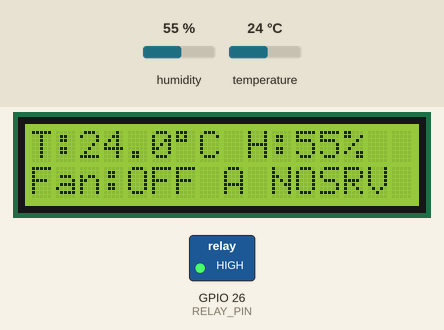
Bench run of a sketch on a simulated ESP32. Parts: 16×2 character LCD, switched loads named in the sketch (green lamp = pin HIGH). Inputs (shaded band) come from the test bench; at power-on: temperature 24 °C, humidity 55 %. WiFi joins after 1.5 s; servers stay silent unless stated; uploads are accepted with an empty reply; EEPROM starts erased; what the sketch prints to the serial monitor is not drawn.

Above: at 4.8 s.
4.9 s: temperature set to 28 °C
At 11.5 s:
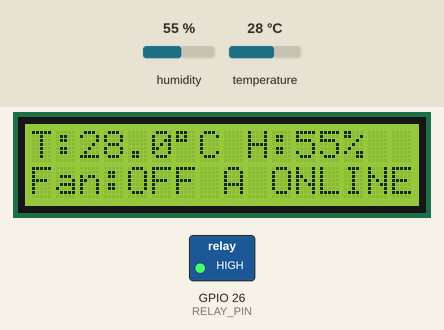
11.7 s: temperature set to 31 °C
At 14.4 s:
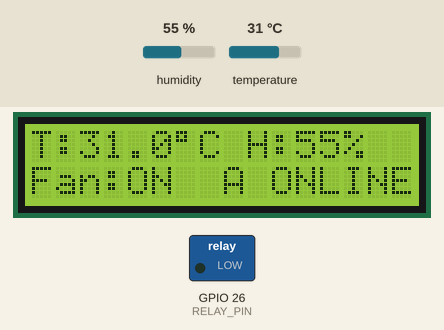
15.1 s: humidity set to 22 %
At 17.5 s:
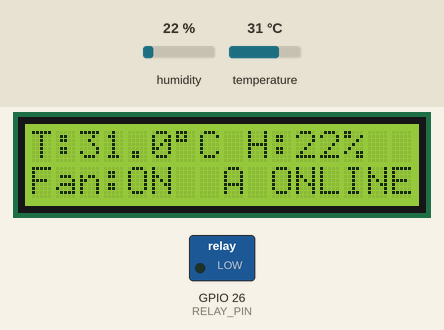
18.3 s: humidity set to 40 %
At 19.4 s:
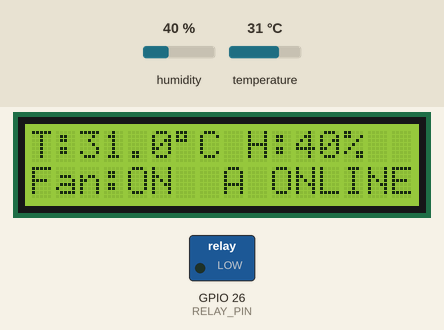
Timing chart, 0 to 21.3 s (numbered marks = the images above; inputs shaded):
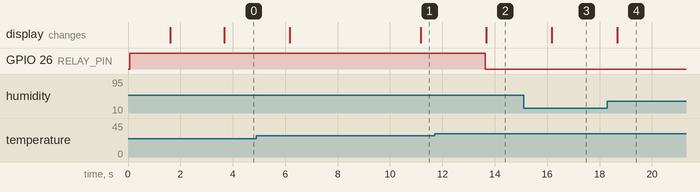

The sketch:

mushroom_house_wifi.ino
```cpp
/*
 * Nong Spore AI - เฟิร์มแวร์ ESP32 (ต่อยอดจาก Mushroom_House.ino)
 * ESP32 + DHT11 (GPIO4) + รีเลย์พัดลม (GPIO26, Active LOW) + LCD I2C 16x2 (SDA21, SCL22)
 *
 * บอร์ดส่งค่าไปยังเซิร์ฟเวอร์ทุก 10 วินาที (POST /api/ingest)
 * แล้วรับค่าตั้งกลับมา ได้แก่โหมด สถานะพัดลมที่สั่ง และเกณฑ์อุณหภูมิ
 * ถ้าเซิร์ฟเวอร์หรือ Wi-Fi ล่ม บอร์ดยังควบคุมพัดลมตามเกณฑ์ล่าสุดได้เอง
 *
 * ไลบรารี: DHT sensor library (Adafruit), LiquidCrystal I2C, ArduinoJson v7
 */
#include <WiFi.h>
#include <HTTPClient.h>
#include <WiFiClientSecure.h>
#include <ArduinoJson.h>
#include <Wire.h>
#include <DHT.h>
#include <LiquidCrystal_I2C.h>
#include <Preferences.h>

// ---------- ตั้งค่า (แก้ตรงนี้) ----------
const char* WIFI_SSID    = "YOUR_WIFI";
const char* WIFI_PASS    = "YOUR_PASSWORD";
const char* SERVER_URL   = "https://nong-spore.onrender.com"; // URL ของเซิร์ฟเวอร์ (ไม่มี / ท้าย)
const char* DEVICE_TOKEN = "PASTE_DEVICE_TOKEN"; // Render > nong-spore > Environment > DEVICE_TOKEN

#define DHTPIN 4
#define DHTTYPE DHT11
#define RELAY_PIN 26
#define READ_EVERY 2500UL
#define PUSH_EVERY 10000UL

LiquidCrystal_I2C lcd(0x27, 16, 2);
DHT dht(DHTPIN, DHTTYPE);
Preferences prefs;

float tempOn = 30.0, tempOff = 28.0;
float temperature = NAN, humidity = NAN;
bool fanState = false, autoMode = true, sensorOk = false, serverOk = false;
unsigned long lastRead = 0, lastPush = 0, lastWifi = 0, fanOnMs = 0, fanSince = 0;

void setFan(bool on) {
  if (on && !fanState) fanSince = millis();
  if (!on && fanState) fanOnMs += millis() - fanSince;
  fanState = on;
  digitalWrite(RELAY_PIN, fanState ? LOW : HIGH);   // Active LOW
}

void saveCfg() {
  prefs.begin("nsa", false);
  prefs.putFloat("on", tempOn); prefs.putFloat("off", tempOff); prefs.putBool("auto", autoMode);
  prefs.end();
}

void lcdShow() {
  lcd.setCursor(0, 0);
  if (!sensorOk) lcd.print("SENSOR ERROR    ");
  else {
    lcd.print("T:"); lcd.print(temperature, 1); lcd.print((char)223);
    lcd.print("C H:"); lcd.print(humidity, 0); lcd.print("%   ");
  }
  lcd.setCursor(0, 1);
  lcd.print("Fan:"); lcd.print(fanState ? "ON " : "OFF");
  lcd.print(autoMode ? " A" : " M");
  lcd.print(WiFi.status() != WL_CONNECTED ? " NOWIFI " : serverOk ? " ONLINE " : " NOSRV  ");
}

void control() {
  if (!sensorOk) { if (autoMode) setFan(false); return; }   // อ่านค่าไม่ได้ ปิดพัดลม (เหมือนเดิม)
  if (autoMode) {
    if (temperature >= tempOn) setFan(true);
    else if (temperature < tempOff) setFan(false);
  }
}

void readSensor() {
  float h = dht.readHumidity(), t = dht.readTemperature();
  sensorOk = !(isnan(h) || isnan(t));
  if (sensorOk) { temperature = t; humidity = h; }
  control();
  if (sensorOk) Serial.printf("Temperature: %.1f C | Humidity: %.0f %% | Fan: %s\n", t, h, fanState ? "ON" : "OFF");
  else Serial.println("SENSOR ERROR");
  lcdShow();
}

void push() {
  if (WiFi.status() != WL_CONNECTED) { serverOk = false; return; }
  JsonDocument d;
  d["sensorOk"] = sensorOk;
  if (sensorOk) { d["temp"] = round(temperature * 10) / 10.0; d["hum"] = round(humidity * 10) / 10.0; }
  d["fan"] = fanState; d["auto"] = autoMode; d["rssi"] = WiFi.RSSI();
  d["uptime"] = millis() / 1000;
  d["fanOnSec"] = (fanOnMs + (fanState ? millis() - fanSince : 0)) / 1000;
  String body; serializeJson(d, body);

  HTTPClient http;
  String url = String(SERVER_URL) + "/api/ingest";
  WiFiClientSecure tls;
  if (url.startsWith("https")) { tls.setInsecure(); http.begin(tls, url); } else http.begin(url);
  http.setTimeout(5000);
  http.addHeader("Content-Type", "application/json");
  http.addHeader("X-Device-Token", DEVICE_TOKEN);
  int code = http.POST(body);
  serverOk = (code == 200);
  if (serverOk) {
    JsonDocument r;
    if (!deserializeJson(r, http.getString())) {
      bool a = r["auto"] | autoMode;
      float on = r["tempOn"] | tempOn, off = r["tempOff"] | tempOff;
      bool changed = (a != autoMode) || on != tempOn || off != tempOff;
      autoMode = a; tempOn = on; tempOff = off;
      if (!autoMode) setFan(r["fan"] | fanState);
      if (changed) { saveCfg(); control(); }
    }
  } else {
    Serial.printf("Server error: %d\n", code);
  }
  http.end();
}

void setup() {
  Serial.begin(115200);
  Wire.begin(21, 22);
  dht.begin();
  lcd.init(); lcd.backlight(); lcd.clear();
  pinMode(RELAY_PIN, OUTPUT);
  digitalWrite(RELAY_PIN, HIGH);

  prefs.begin("nsa", true);
  tempOn = prefs.getFloat("on", 30.0); tempOff = prefs.getFloat("off", 28.0); autoMode = prefs.getBool("auto", true);
  prefs.end();

  lcd.setCursor(0, 0); lcd.print("NONG SPORE AI");
  lcd.setCursor(0, 1); lcd.print("WIFI CONNECT...");
  WiFi.mode(WIFI_STA); WiFi.begin(WIFI_SSID, WIFI_PASS);
  unsigned long t0 = millis();
  while (WiFi.status() != WL_CONNECTED && millis() - t0 < 15000) delay(300);
  lcd.clear();
  if (WiFi.status() == WL_CONNECTED) {
    Serial.print("IP: "); Serial.println(WiFi.localIP());
    lcd.print("WIFI OK"); lcd.setCursor(0, 1); lcd.print(WiFi.localIP());
  } else lcd.print("NO WIFI-OFFLINE");
  delay(2000); lcd.clear();
  Serial.println("NONG SPORE AI READY");
}

void loop() {
  unsigned long now = millis();
  if (now - lastRead >= READ_EVERY) { lastRead = now; readSensor(); }
  if (now - lastPush >= PUSH_EVERY) { lastPush = now; push(); }
  if (WiFi.status() != WL_CONNECTED && now - lastWifi >= 30000) { lastWifi = now; WiFi.reconnect(); }
}
```

Measured:
- the behaviour switches between 29 and 30 °C on temperature (found by bisection; images 1 and 2)
- after the input at 4.9 s, the display: first changes after 1.3 s (image 1 shows a later state)
- after the input at 11.7 s, GPIO 26 (RELAY_PIN): HIGH → LOW after 1.9 s; the display: changes after 2.0 s (image 2)
- after the input at 15.1 s, the display: changes after 1.1 s (image 3)
- after the input at 18.3 s, the display: changes after 0.38 s (image 4)
